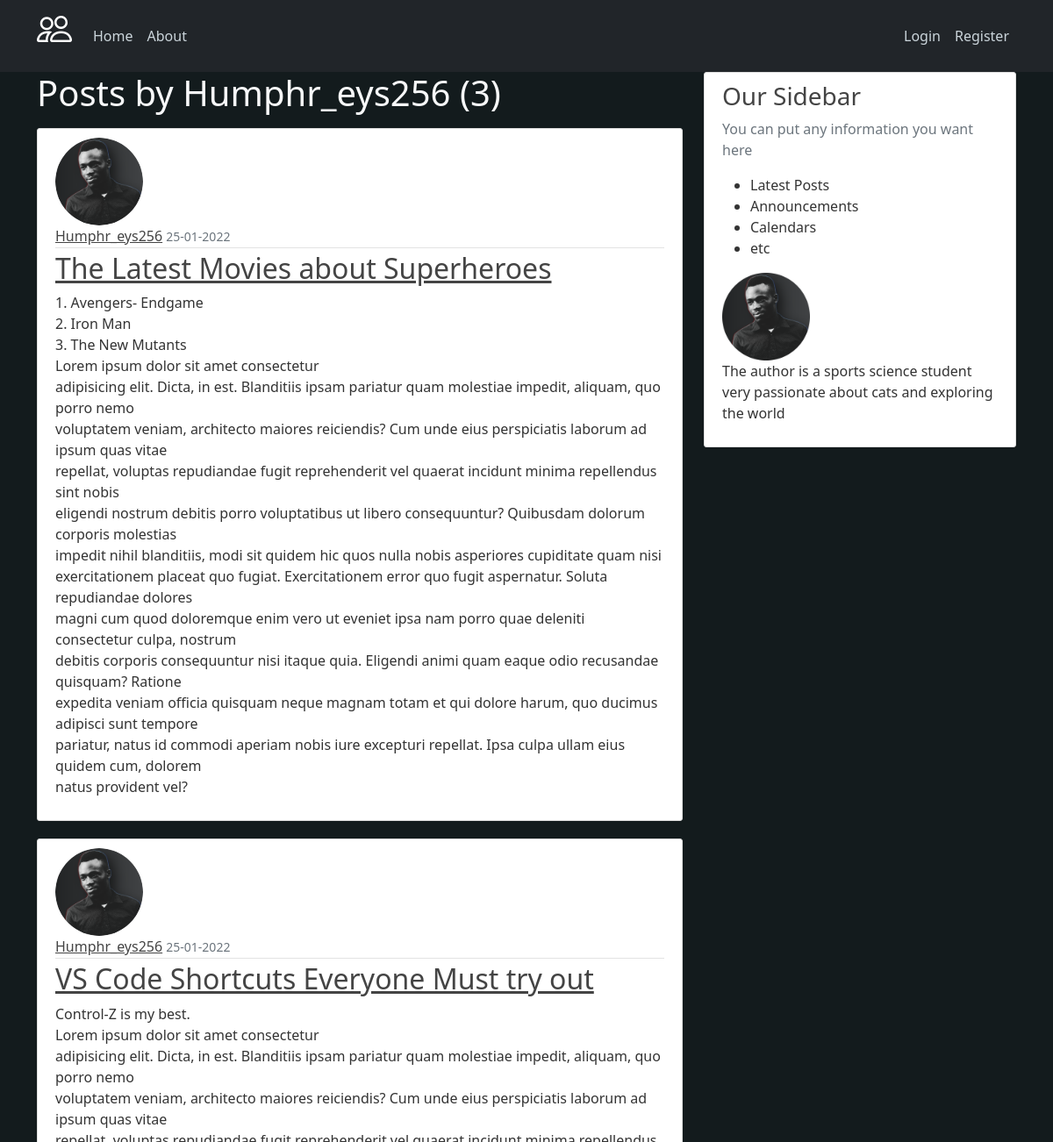
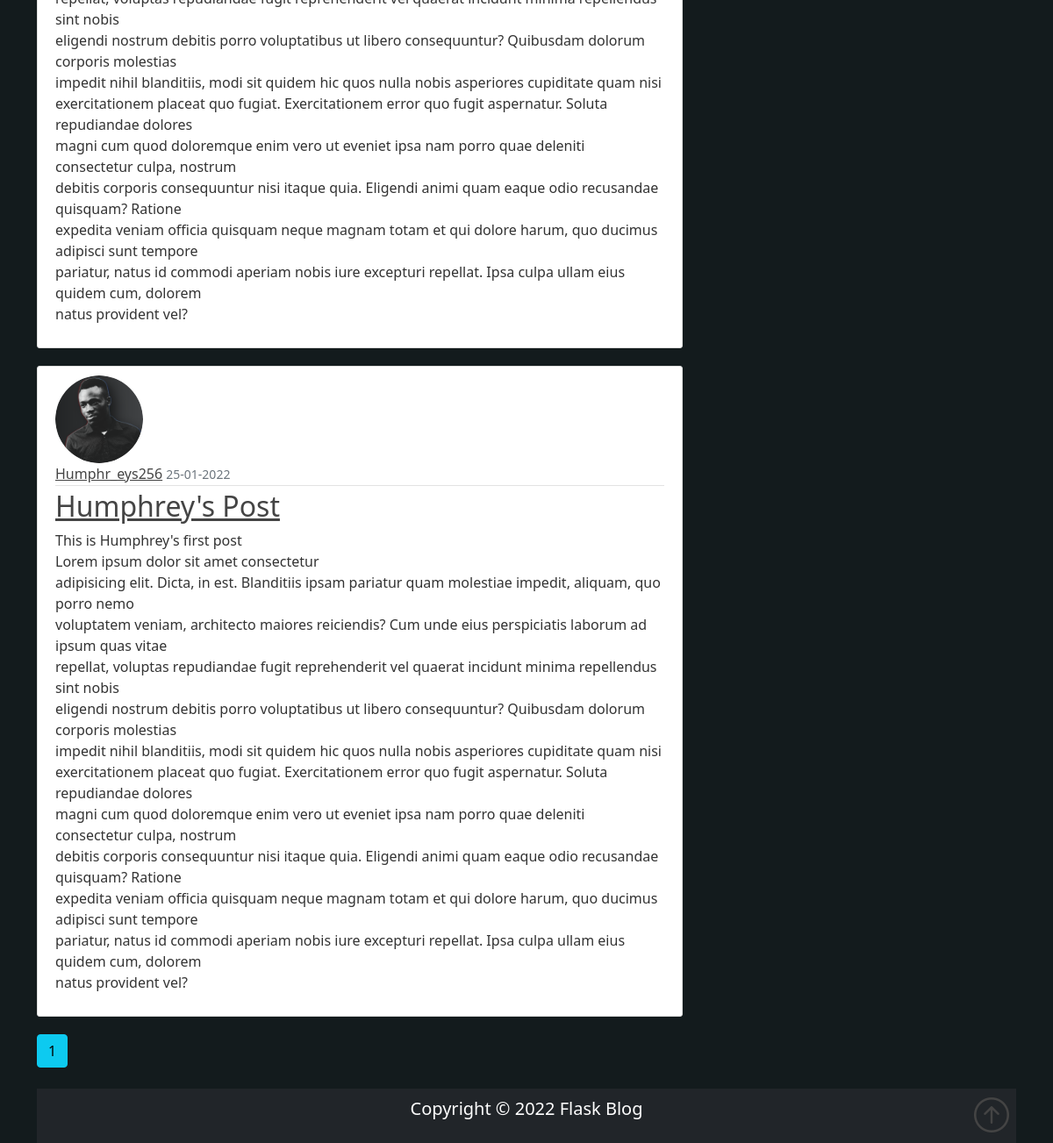
The page /user/Humphr_eys256 on the database its author committed (2 pictures, top to bottom).
### flask_blog/models.py (models this page shows, shortened)
class User(db.Model,UserMixin):
    id = db.Column(db.Integer, primary_key=True)
    username = db.Column(db.String(20), unique=True, nullable=False)
    email = db.Column(db.String(120), unique=True, nullable=False)
    image_file = db.Column(db.String(20),default="default.jpg")
    password = db.Column(db.String(60), nullable=False)
    post = db.relationship("Post", backref="author", lazy=True)

class Post(db.Model):
    id = db.Column(db.Integer, primary_key=True)
    title = db.Column(db.String(100), nullable=False)
    date_posted = db.Column(db.DateTime, nullable=False,
                            default=datetime.utcnow)
    content = db.Column(db.Text, nullable=False)
    user_id = db.Column(db.Integer, db.ForeignKey("user.id"), nullable=False)

### flask_blog/routes.py (the view)
@app.route("/user/<string:username>")
def user_posts(username):
    page = request.args.get("page", 1, type=int)
    user=User.query.filter_by(username=username).first_or_404()
    posts = Post.query.filter_by(author=user)\
        .order_by(Post.date_posted.desc())\
            .paginate(page=page, per_page=5)
    return render_template("user_post.html", posts=posts,user=user)

### flask_blog/templates/user_post.html
{% extends "layout.html" %}
{% block content %}
<h1 class="mb-3 text-light">Posts by {{ user.username }} ({{ posts.total }})</h1>
{% for post in posts.items %}
<article class="media content-section">
    <img id="dp"  class="rounded-circle" src="{{url_for('static',filename='profile_pics/'+post.author.image_file) }}"
        alt="Profile Pic">
    <div class="media-body">
        <div class="article-metadata">
            <a href="{{ url_for('user_posts',username=post.author.username) }}" class="mr-2">{{ post. author.username }}</a>
            <small class="text-muted">{{ post.date_posted.strftime("%d-%m-%Y") }}</small>
        </div>
        <h2>
            <a href="{{ url_for('post',post_id = post.id) }}" class="article-title">{{ post.title }}</a>
        </h2>
        <p class="article-content">{{ post.content }}<br>Lorem ipsum dolor sit amet consectetur
            adipisicing elit. Dicta, in est. Blanditiis ipsam pariatur quam molestiae impedit, aliquam, quo porro nemo
            voluptatem veniam, architecto maiores reiciendis? Cum unde eius perspiciatis laborum ad ipsum quas vitae
            repellat, voluptas repudiandae fugit reprehenderit vel quaerat incidunt minima repellendus sint nobis
            eligendi nostrum debitis porro voluptatibus ut libero consequuntur? Quibusdam dolorum corporis molestias
            impedit nihil blanditiis, modi sit quidem hic quos nulla nobis asperiores cupiditate quam nisi
            exercitationem placeat quo fugiat. Exercitationem error quo fugit aspernatur. Soluta repudiandae dolores
            magni cum quod doloremque enim vero ut eveniet ipsa nam porro quae deleniti consectetur culpa, nostrum
            debitis corporis consequuntur nisi itaque quia. Eligendi animi quam eaque odio recusandae quisquam? Ratione
            expedita veniam officia quisquam neque magnam totam et qui dolore harum, quo ducimus adipisci sunt tempore
            pariatur, natus id commodi aperiam nobis iure excepturi repellat. Ipsa culpa ullam eius quidem cum, dolorem
            natus provident vel?</p>
    </div>
</article>
{% endfor %}
{% for page_num in posts.iter_pages(left_edge=1,right_edge=1,left_current=1,right_current=2) %}
    {% if page_num %}
        {% if posts.page == page_num %}
        <a class="btn btn-info mb-4" href="{{ url_for('user_posts', username=user.username, page=page_num) }}">{{ page_num }}</a>
         {% else %}
        <a class="btn btn-outline-info mb-4" href="{{ url_for('user_posts',username=user.username, page=page_num) }}">{{ page_num }}</a>
    {% endif %}
        {% else %}
    ...
    {% endif %}
{% endfor %}
{% endblock content %}

### flask_blog/static/main.css (style rules this page uses)
body { background-color: rgb(19, 27, 29); color: #333333; }
img { width: 100px; height: 100px; }
h1, h2, h3, h4, h5, h6 , a { color: #444444; }
.content-section { background: #ffffff; padding: 10px 20px; border: 1px solid #dddddd; border-radius: 3px; margin-bottom: 20px; }
.article-title { color: #444444; }
.article-content { white-space: pre-line; }
.article-metadata { padding-bottom: 1px; margin-bottom: 4px; border-bottom: 1px solid #e3e3e3 }

### rows shown on the page
User: username "Humphr_eys256"
Post: image_file (picture), username "Humphr_eys256", date_posted "25-01-2022", title "The Latest Movies about Superheroes", content "1. Avengers- Endgame 2. Iron Man 3. The New Mutants"
Post: image_file (picture), username "Humphr_eys256", date_posted "25-01-2022", title "VS Code Shortcuts Everyone Must try out", content "Control-Z is my best."
Post: image_file (picture), username "Humphr_eys256", date_posted "25-01-2022", title "Humphrey's Post", content "This is Humphrey's first post"

### other values the page prints
{{ posts.total }} "3"
{{ page_num }} "1"
